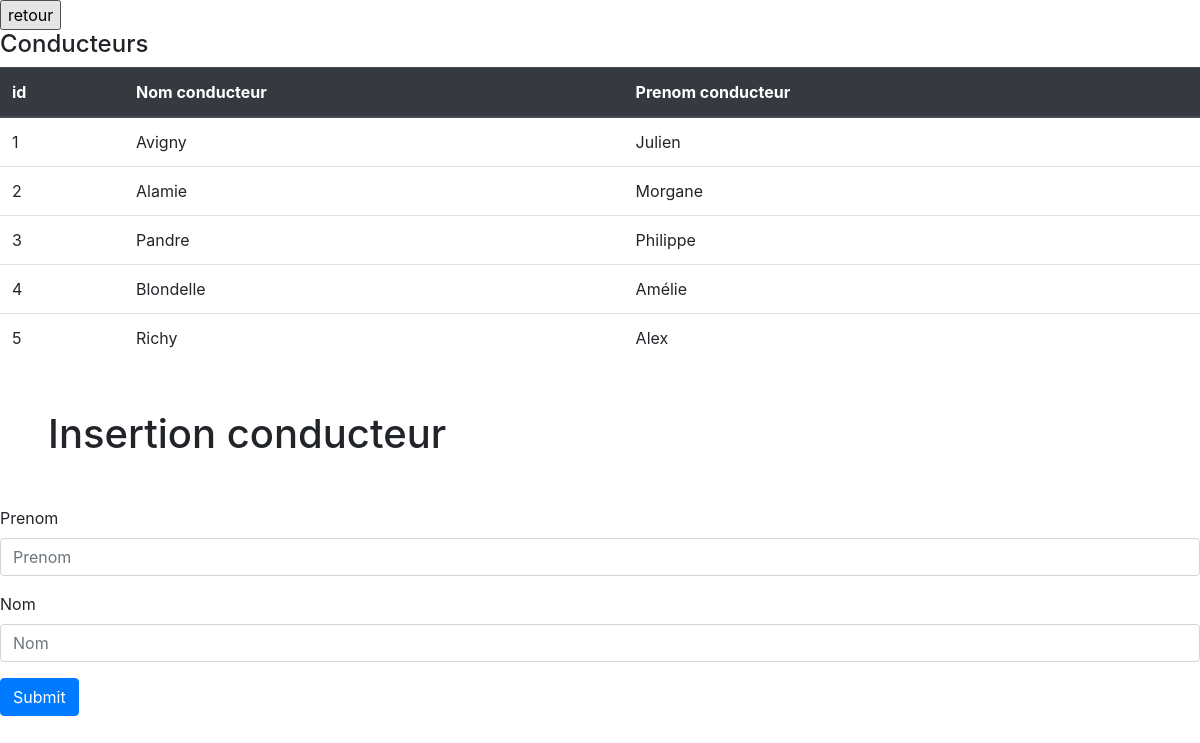
The app's page /pages/conducteurs.php with its own data.
### tables this page shows
CREATE TABLE `conducteur` (
  `id_conducteur` int(11) NOT NULL,
  `prenom` varchar(255) NOT NULL,
  `nom` varchar(255) NOT NULL
);

### src/Tools/DatabaseTools.php (called while the page is built, shortened)
<?php
class DatabaseTools
{
    private $user;
    private $password;
    private $dsn;
    private $pdo;
    public function __construct($host, $dbName, $user, $password)
    {
        $this->user = $user;
        $this->password = $password;
        $this->dsn = "mysql:host=$host;dbname=$dbName";
    }
    public function initDatabase(){
            $this->pdo = new PDO($this->dsn, $this->user, $this->password);
    }
    public function executeQuery($SQL){
        $result = $this->pdo->query($SQL);
        return $result->fetchAll();
    }
}

### src/Models/ConducteurTools.php (called while the page is built, shortened)
<?php
class ConducteurTools
{
    private $databaseTools;
    public function __construct($databaseTools)
    {
        $this->databaseTools = $databaseTools;
    }
    public function getAllConducteurs(){
        $results = $this->databaseTools->executeQuery('SELECT * FROM conducteur');
        $conducteurs = [];
        foreach ($results as $result) {
            $conducteur = new Conducteur();
            $conducteur->setId($result['id_conducteur']);
            $conducteur->setNom($result['nom']);
            $conducteur->setPrenom($result['prenom']);
            array_push($conducteurs, $conducteur);
        }
        return $conducteurs;
    }
}

### src/Models/Conducteur.php (called while the page is built, shortened)
<?php
class Conducteur
{
    private $id;
    private $prenom;
    private $nom;
    public function getId()
    {
        return $this->id;
    }
    public function setId($id)
    {
        $this->id = $id;
    }
    public function getNom()
    {
        return $this->nom;
    }
    public function setNom($nom)
    {
        $this->nom = $nom;
    }
    public function getPrenom()
    {
        return $this->prenom;
    }
    public function setPrenom($prenom)
    {
        $this->prenom = $prenom;
    }
}

### public/pages/conducteurs.php (the view, shortened to what this page needs)
<?php
$dbTools = new DatabaseTools("127.0.0.1", "vtc", "root", "");
$conducteurTools = new ConducteurTools($dbTools);
$conducteurs = $conducteurTools->getAllConducteurs();
?>
<!doctype html>
<html lang="en">
<head>
    <link rel="stylesheet" href="../../css/style.css" >
</head>
<body>
<input type="button" onclick="window.location.href='/public/pages/homepage.php'" value="retour">
<h4>Conducteurs</h4>
<table class="table">
    <thead class="thead-dark">
    <tr>
        <th scope="col">id</th>
        <th scope="col">Nom conducteur</th>
        <th scope="col">Prenom conducteur</th>
    </tr>
    </thead>
    <tbody>
    <?php
    foreach ($conducteurs as $conducteur) {
       ?>
        <tr>
            <td><?= $conducteur->getId() ?></td>
            <td><?= $conducteur->getNom() ?></td>
            <td><?= $conducteur->getPrenom() ?></td>
        </tr>
    <?php } ?>
    </tbody>
</table>
<h1 class="m-5">Insertion conducteur</h1>
<form action="conducteurs.php" method="post">
  <div class="form-group">
    <label for="exampleInputEmail1">Prenom</label>
    <input type="text" name="prenom" class="form-control" id="exampleInputEmail1" aria-describedby="emailHelp" placeholder="Prenom">
  </div>
  <div class="form-group">
    <label for="exampleInputEmail1">Nom</label>
    <input type="text" name="nom" class="form-control" id="exampleInputEmail1" aria-describedby="emailHelp" placeholder="Nom">
  </div>
  <button type="submit" class="btn btn-primary">Submit</button>
</form>

### records on screen
conducteur: id_conducteur "1", nom "Avigny", prenom "Julien"
conducteur: id_conducteur "2", nom "Alamie", prenom "Morgane"
conducteur: id_conducteur "3", nom "Pandre", prenom "Philippe"
conducteur: id_conducteur "4", nom "Blondelle", prenom "Amélie"
conducteur: id_conducteur "5", nom "Richy", prenom "Alex"
